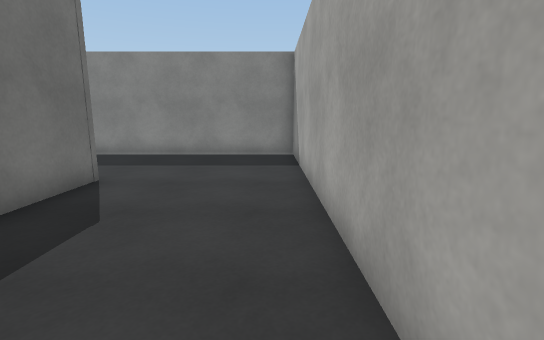
[1] (above)

13 first-person views from a walk through a Unity game level. The camera is 1.4 m above the floor, tilts 10° down and sees 85° across. The floor is counted in squares, 1 m on a side. Each view is taken from the middle of a square. On the plan, view 1 faces up. The plan holds only what a view shows up to about 14 squares ahead; the rest is blank. The place goes on beyond the plan. The player character is not drawn. Some surface patterns are stand-ins.

[2]
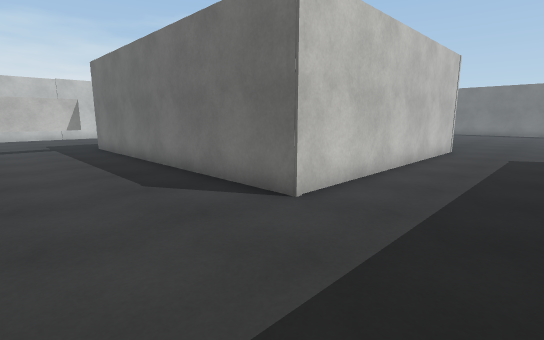

[3]
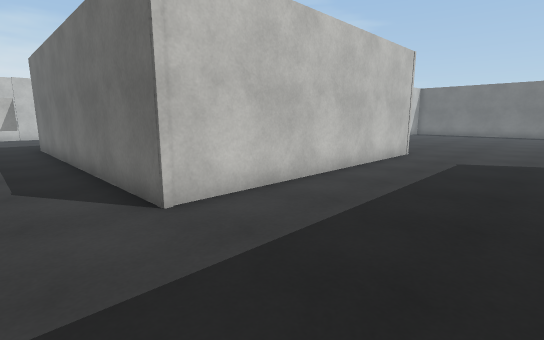

[4]
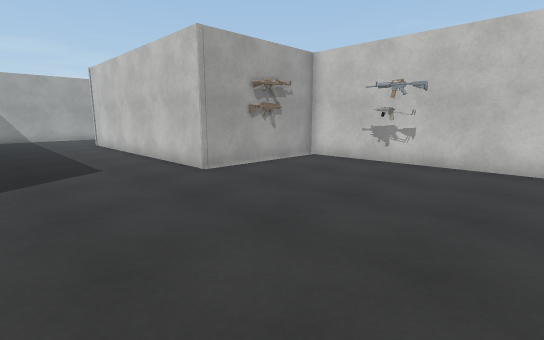

[5]
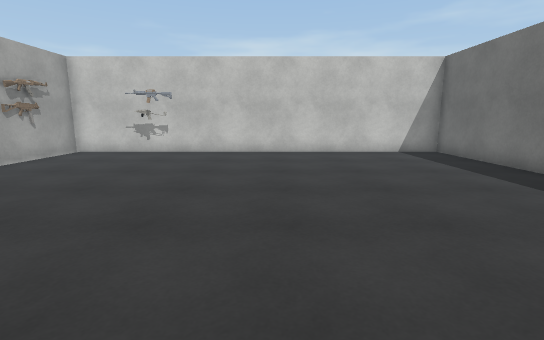

[6]
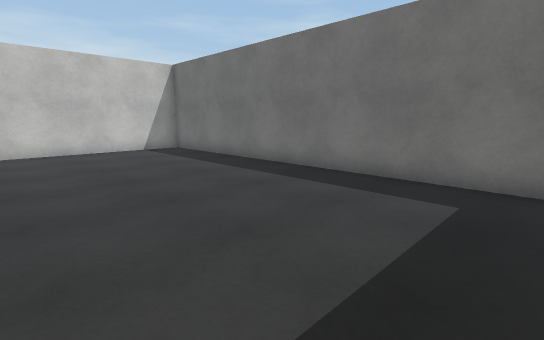

[7]
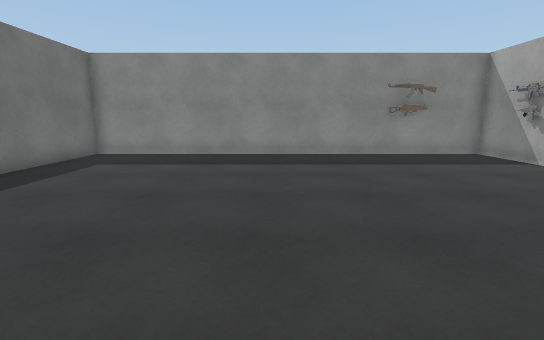

[8]
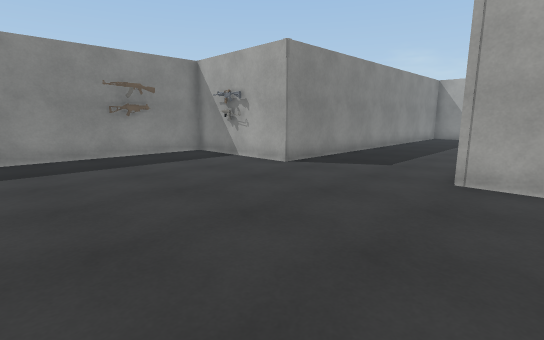

[9]
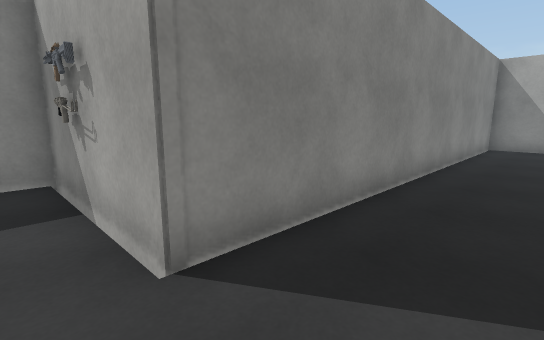

[10]
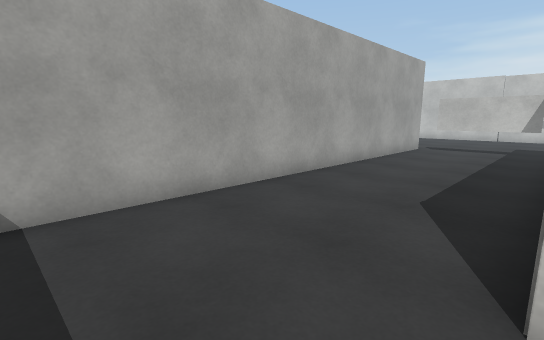

[11]
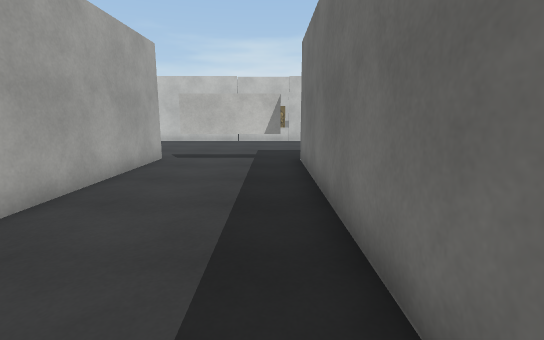

[12]
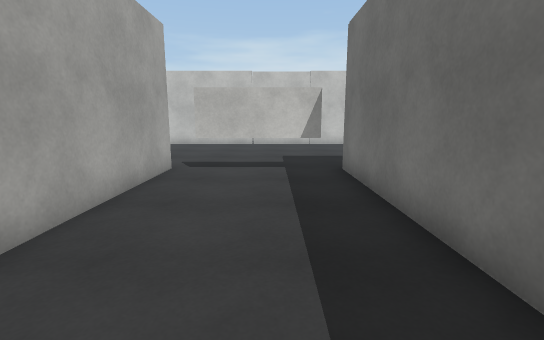

[13]
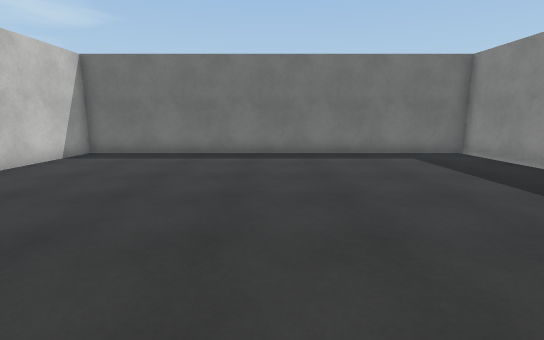

### Floor plan
Key: @ floor where view 1 was taken; # wall or solid block; x gap in a wall; . floor; T thing the floor can be seen under or through.
Columns run from 29 left of view 1 to 1 right of it. Each row starts with its distance up from view 1.
 17 ################
 16 #..............#
 15 #..............#
 14 #..............#
 13 #..............#
 12 #..............################
 11 #.............................#
 10 #.............................#
  9 #.............................#
  8 #.............................#
  7 #.............................#
  6 #..............###########....#
  5 #..............#         #....#
  4 #..............#         #....#
  3 #..............#         #....#
  2 ################         #....#
  1                          #....#
  0                          #...@#
 -1                          #....#
 -2                          #....#
 -3                          #....#
 -4                          #....#
 -5                          #xTTx#
 -6                          ......

Positions as (right, up) in squares from view 1, and headings:
1: (0, 0), facing up
2: (0, 10), facing down-left
3: (-2, 11), facing down-left
4: (-21, 11), facing down-right
5: (-22, 14), facing down
6: (-22, 15), facing down-left
7: (-22, 5), facing up
8: (-21, 5), facing up-right
9: (-15, 9), facing up-right
10: (-4, 9), facing down-right
11: (-3, 5), facing down
12: (-2, 3), facing down
13: (-17, 9), facing left
